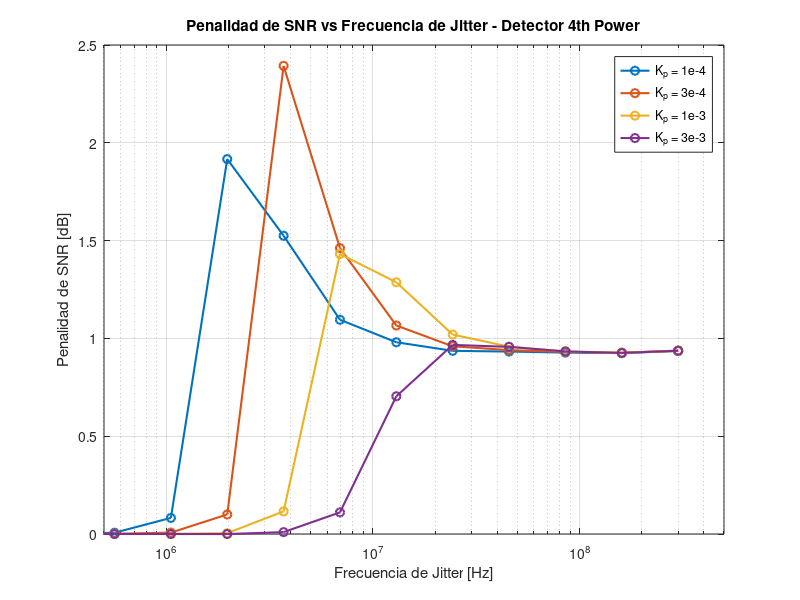

Reproduce this figure in MATLAB.
clear; clc; close all;

kp1 = load('penalidad_Kp_1e-04.mat');
kp2 = load('penalidad_Kp_3e-04.mat');
kp3 = load('penalidad_Kp_1e-03.mat');
kp4 = load('penalidad_Kp_3e-03.mat');

figure;

% Primera curva: esto fija el eje X logarítmico
semilogx(kp1.f_jitter_vec, kp1.penalidad_SNR_dB, '-o', ...
    'LineWidth', 1.5, 'DisplayName', 'K_p = 1e-4');

hold on;

semilogx(kp2.f_jitter_vec, kp2.penalidad_SNR_dB, '-o', ...
    'LineWidth', 1.5, 'DisplayName', 'K_p = 3e-4');

semilogx(kp3.f_jitter_vec, kp3.penalidad_SNR_dB, '-o', ...
    'LineWidth', 1.5, 'DisplayName', 'K_p = 1e-3');

semilogx(kp4.f_jitter_vec, kp4.penalidad_SNR_dB, '-o', ...
    'LineWidth', 1.5, 'DisplayName', 'K_p = 3e-3');

grid on;
xlabel('Frecuencia de Jitter [Hz]');
ylabel('Penalidad de SNR [dB]');
title('Penalidad de SNR vs Frecuencia de Jitter - Detector 4th Power');
legend('Location','best');

xlim([5e5 5e8]);
ylim([0 2.5]);

hold off;
